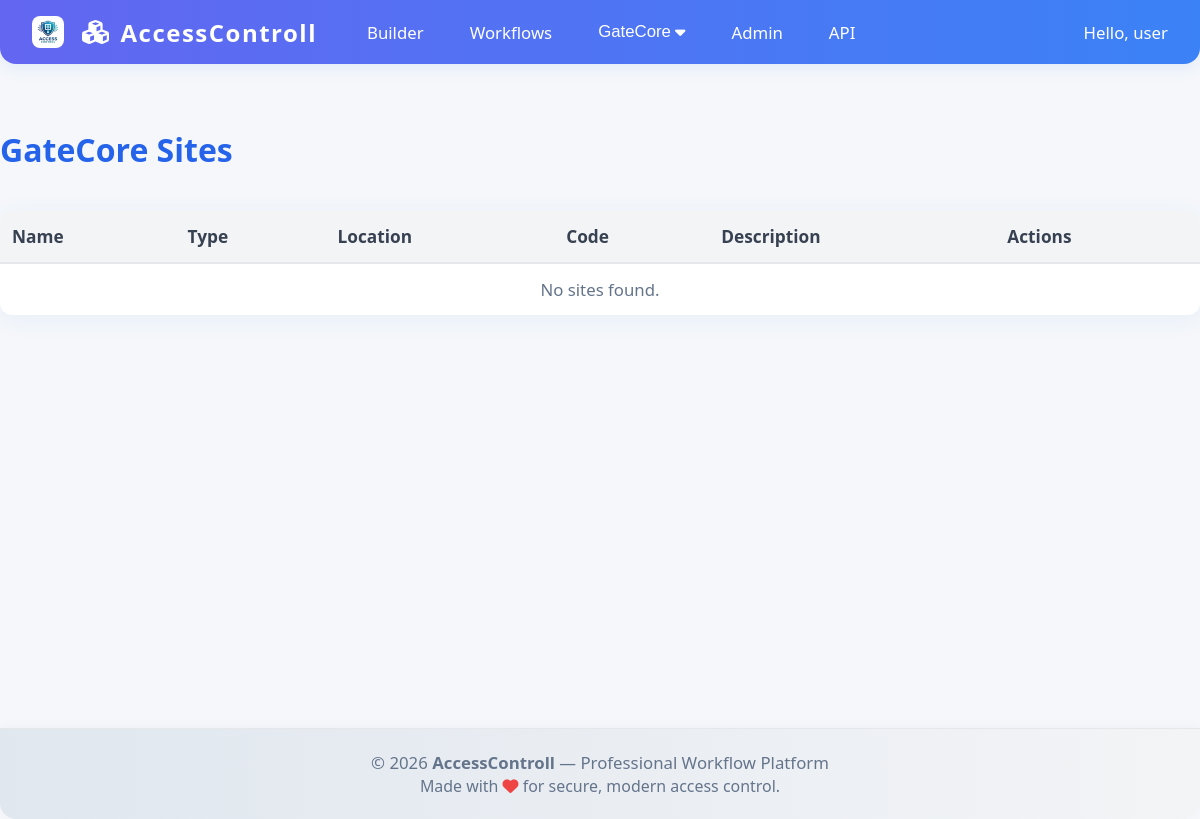
Page /builder/gatecore/sites/ (signed in) on the earlier database version.
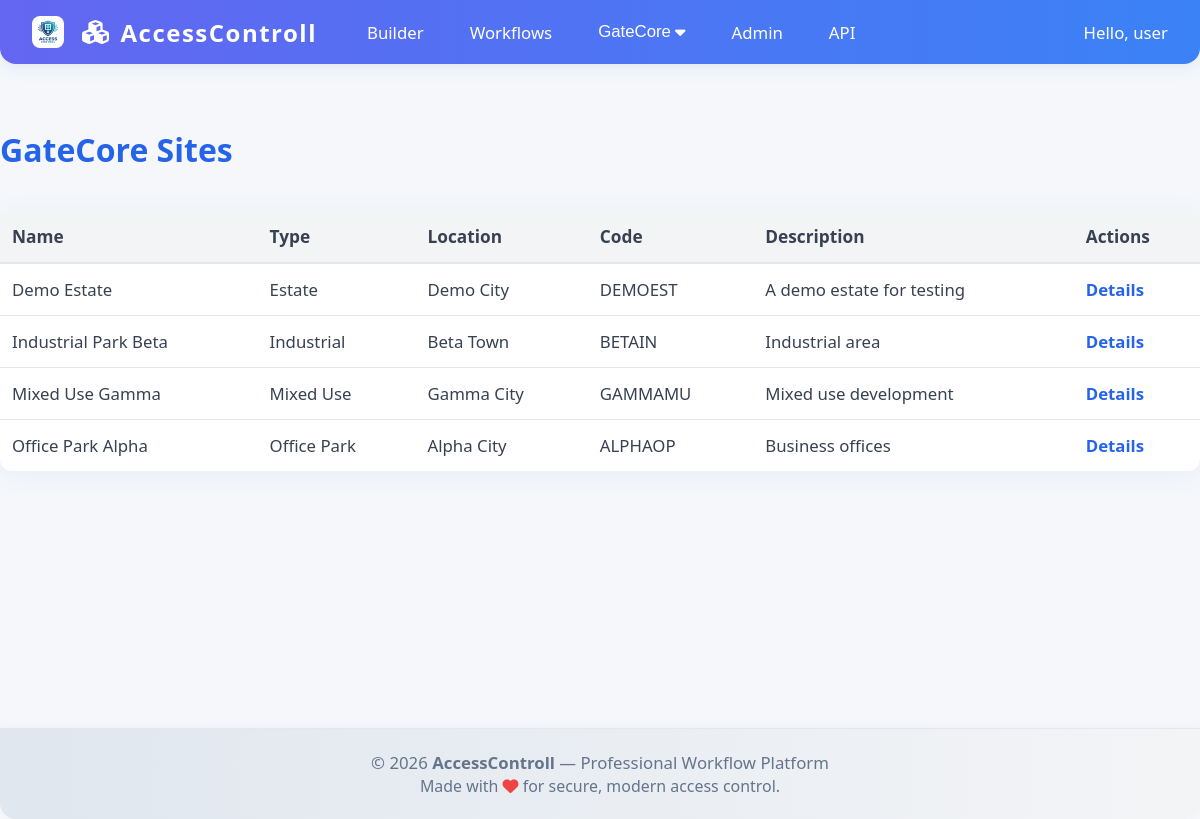
Same page on the later database version.
### GateCore/models/property.py (models this page shows, shortened)
class Site(BaseModel):
    SITE_TYPES = [
        ("estate", "Estate"),
        ("office_park", "Office Park"),
        ("mixed_use", "Mixed Use"),
        ("industrial", "Industrial"),
        ("campus", "Campus"),
    ]
    name = models.CharField(max_length=255)
    site_type = models.CharField(max_length=50, choices=SITE_TYPES)
    location = models.CharField(max_length=255, blank=True)
    address = models.TextField(blank=True)
    description = models.TextField(blank=True)
    code = models.CharField(max_length=50, unique=True, blank=True, null=True)
    class Meta:
        ordering = ['name']
        indexes = [
            models.Index(fields=['site_type', 'is_active']),
        ]

### frontend/views.py (the view)
# urls.py: path('gatecore/sites/', views.gatecore_sites, name='gatecore_sites'),
@login_required
def gatecore_sites(request):
	sites = Site.objects.all().order_by('name')
	return render(request, "frontend/gatecore_sites.html", {"sites": sites})

### frontend/templates/frontend/gatecore_sites.html (shortened to what this page needs)
{% extends "frontend/base.html" %}
{% block content %}
<h2 style="max-width:1200px;margin:40px auto 0 auto;color:#2563eb;font-size:2rem;font-weight:800;">GateCore Sites</h2>
<table class="gatecore-table">
    <thead>
        <tr>
            <th>Name</th>
            <th>Type</th>
            <th>Location</th>
            <th>Code</th>
            <th>Description</th>
            <th>Actions</th>
        </tr>
    </thead>
    <tbody>
    {% for site in sites %}
        <tr>
            <td>{{ site.name }}</td>
            <td>{{ site.get_site_type_display }}</td>
            <td>{{ site.location }}</td>
            <td>{{ site.code }}</td>
            <td>{{ site.description|truncatechars:40 }}</td>
            <td><a href="/frontend/gatecore/sites/{{ site.id }}/">Details</a></td>
        </tr>
    {% empty %}
        <tr><td colspan="6" style="text-align:center;color:#64748b;">No sites found.</td></tr>
    {% endfor %}
    </tbody>
</table>
{% endblock %}

Differences in the rows shown:
added Site: name "Demo Estate", site_type "Estate", location "Demo City", code "DEMOEST", description "A demo estate for testing"
added Site: name "Industrial Park Beta", site_type "Industrial", location "Beta Town", code "BETAIN", description "Industrial area"
added Site: name "Mixed Use Gamma", site_type "Mixed Use", location "Gamma City", code "GAMMAMU", description "Mixed use development"
added Site: name "Office Park Alpha", site_type "Office Park", location "Alpha City", code "ALPHAOP", description "Business offices"
Other differences:
text no longer shown: "No sites found."
